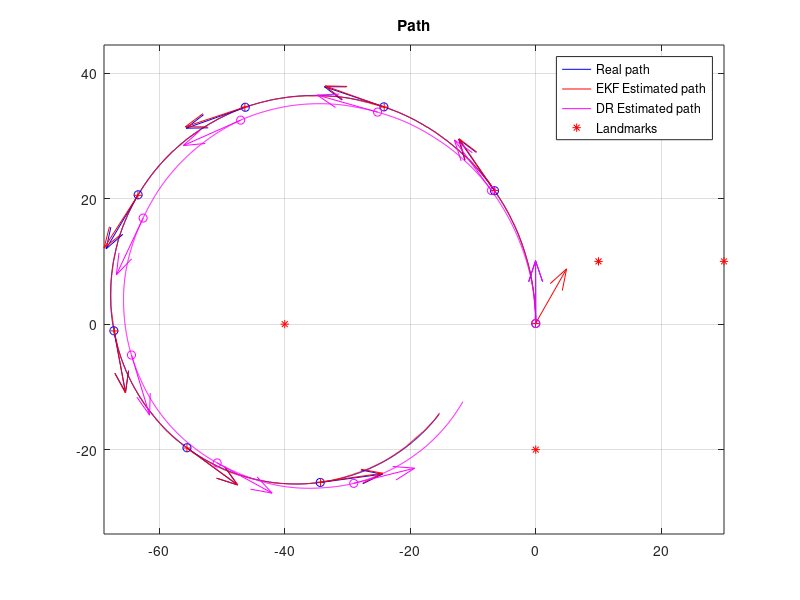
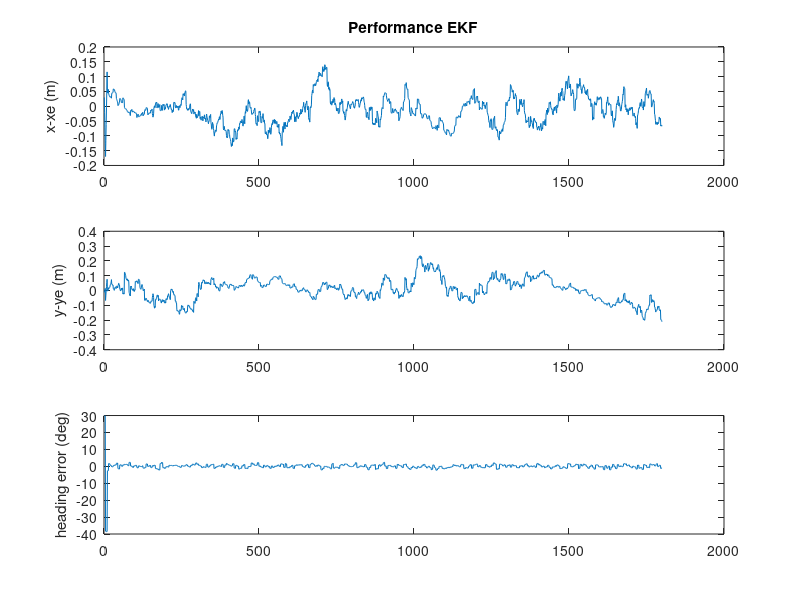
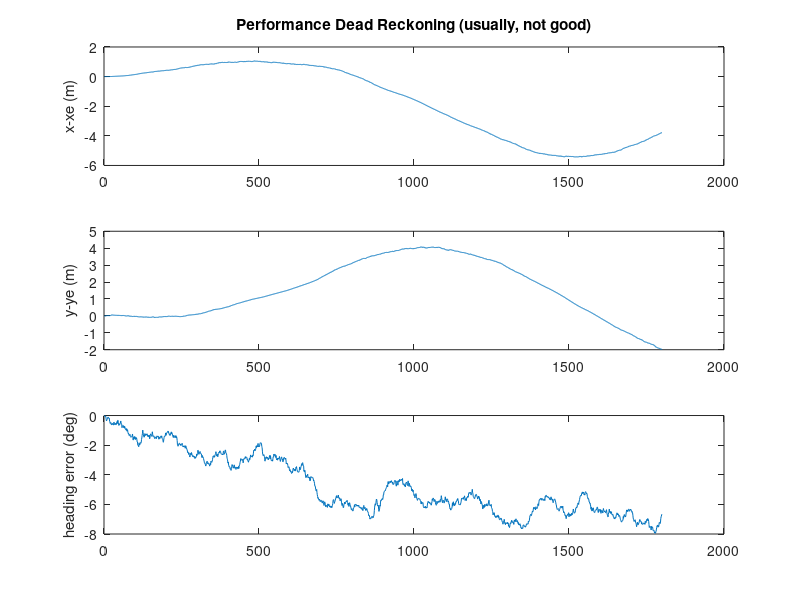

These figures' MATLAB source, in order:
%Author: <Satish Chandra Verma>
%Applying EKF for map-based robot localization
%Using a proper Q matrix, based on the assumed noise in the inputs of the process model

%Program: Solution for AAS, T1.2020, Project2.part 1 B
function main()
stdDevGyro = 2*pi/180 ;
stdDevSpeed = 0.15 ;   % We simulate a lot of error!  (very difficult case).
sdev_rangeMeasurement = 0.25 ;          % std. of noise in range measurements. 0.25m
Dt=0.05 ;                       % "sample time", 50ms
Li = 1800 ;                     % "experiment" duration, in iterations
DtObservations=0.250 ;          % laser "sample time" (for observations), 4Hz, approximately
n_usedLanmarks = 5 ;    %it must be : 0 < n_usedLanmarks <5, but you can modify the function "CreateSomeMap()" to extend it.
global NavigationMap;
NavigationMap = CreateSomeMap(n_usedLanmarks) ;  %creates a artificial map!
Xe = [ 0; 0;pi/2 ] ;
P = zeros(3,3) ;            % initial quality --> perfect (covariance =zero )
Xdr = [ 0; 0;pi/2 ] ;
Xreal_History= zeros(3,Li) ;
Xe_History= zeros(3,Li) ;
XeDR_History= zeros(3,Li) ;
Q = diag( [ (0.01)^2 ,(0.01)^2 , (1*pi/180)^2]) ;
time=0 ;
InitSimulation(stdDevSpeed,stdDevGyro,sdev_rangeMeasurement,DtObservations);
clc();
disp('Running full simulation, OFF line. Please wait...');
for i=1:Li     % loop
   % pause(0.01) ;
    time = time+Dt ;
    SimuPlatform(time,Dt);      % because NOW I do not have a real system, I simulate it.
    [Noisy_speed,Noisy_GyroZ]=GetProcessModelInputs();
    Xdr    = RunProcessModel(Xdr,Noisy_speed,Noisy_GyroZ,Dt) ;
    J = [ [1,0,-Dt*Noisy_speed*sin(Xe(3))  ]  ; [0,1,Dt*Noisy_speed*cos(Xe(3))] ;    [ 0,0,1 ] ] ;
    T=Dt;
    SDv=0.25;
    SDw= 5*pi/180;
    Fu=[T*cos(Xe(3)) 0;T*sin(Xe(3)) 0; 0 T];
    Pu=[SDv^2 0; 0 SDw^2];
    P = J*P*J'+Fu*Pu*Fu'+Q ;
    Xe    = RunProcessModel(Xe,Noisy_speed,Noisy_GyroZ,Dt) ;
    [nDetectedLandmarks,MasuredRanges,measuredAngle,IDs]=GetObservationMeasurements();
    if nDetectedLandmarks>0     % any laser data and detected landmarks?
        for u=1:nDetectedLandmarks
            ID = IDs(u);            % landmark ID?    (in "real life", this is provided by the "data association")
            eDX = (NavigationMap.landmarks(ID,1)-Xe(1)) ;      % (xu-x)
            eDY = (NavigationMap.landmarks(ID,2)-Xe(2)) ;      % (yu-y)
            eDD = sqrt( eDX*eDX + eDY*eDY ) ; %   so : sqrt( (xu-x)^2+(yu-y)^2 )
            eDD2=eDX*eDX + eDY*eDY ;
            H1 = [  -eDX/eDD , -eDY/eDD , 0 ] ;   % Jacobian of h(X); size 1x3
            H2 =[  eDY/eDD2 , -eDX/eDD2 , -1 ] ;
            H=[H1;H2];
            ExpectedRange = eDD ;   % just a coincidence: we already calculated them for the Jacobian, so I reuse i                  % Evaluate residual (innovation)  "Y-h(Xe)"

              angle_e=eDY./eDX;
              phi_02=Xe(3);
              exp_angle= atan(angle_e)-phi_02+pi/2;
            z1  = MasuredRanges(u) - ExpectedRange ;
            z2= measuredAngle(u) -exp_angle;
            z=[z1;z2];
            R1 = sdev_rangeMeasurement*sdev_rangeMeasurement*4 ;
            R2= stdDevGyro*stdDevGyro*0.45;
            R=[R1 0; 0 R2];
            S = R + H*P*H' ;
            iS=inv(S);                 % iS = inv(S) ;   % in this case S is 1x1 so inv(S) is just 1/S
            K = P*H'*iS ;           % Kalman gain
            Xe = Xe+K*z ;       % update the  expected value
            P = P-K*H*P ;       % update the Covariance % i.e. "P = P-P*H'*iS*H*P"  )
        end
    end
     Xreal_History(:,i) = GetCurrentSimulatedState() ;
     Xe_History(:,i)    = Xe ;
     XeDR_History(:,i)  = Xdr ;
end                           % end of while loop
fprintf('Done. Showing results, now..\n');
SomePlots(Xreal_History,Xe_History,XeDR_History,NavigationMap) ;
return ;
function Xnext=RunProcessModel(X,speed,GyroZ,dt)
    Xnext = X + dt*[ speed*cos(X(3)) ;  speed*sin(X(3)) ; GyroZ ] ;
return ;
function [ranges,angle,IDs] = GetMeasurementsFomNearbyLandmarks(X,map) %Changes made here

    if map.nLandmarks>0
        dx= map.landmarks(:,1) - X(1) ;
        dy= map.landmarks(:,2) - X(2) ;
        ranges = sqrt((dx.*dx + dy.*dy)) ;
        angle1=dy./dx;
        phi=X(3);
        angle= atan(angle1)-phi+pi/2;
        IDs = [1:map.nLandmarks];
    else
        IDs=[];ranges=[];angle=[];
    end
return ;%
function [speed,GyroZ] = SimuControl(X,t)
    speed = 2 ;                                         % cruise speed, 2m/s  ( v ~ 7km/h)
    GyroZ = 3*pi/180 + sin(0.1*2*pi*t/50)*.02 ;         % some crazy driver moving the steering wheel...
return ;
function map = CreateSomeMap(n_used)
    n_used = max(0,min(4,n_used));      % accepts no less than 1, no more than 4.
    landmarks = [  [ -40,0 ];[ -0,-20 ];[ 10,10 ] ;[ 30,10 ]  ] ;
    map.landmarks = landmarks(1:n_used,:) ;
    map.nLandmarks = n_used ;
return ;
function InitSimulation(stdDevSpeed,stdDevGyro,sdev_rangeMeasurement,DtObservations)
    global ContextSimulation;
    ContextSimulation.Xreal = [ 0; 0;pi/2 ] ;     % [x;y;phi]
    ContextSimulation.stdDevSpeed = stdDevSpeed;
    ContextSimulation.stdDevGyro = stdDevGyro;
    ContextSimulation.Xreal = [0;0;pi/2];
    ContextSimulation.speed=0;
    ContextSimulation.GyroZ=0;
    ContextSimulation.sdev_rangeMeasurement=sdev_rangeMeasurement;
    ContextSimulation.DtObservations=DtObservations;
    ContextSimulation.timeForNextObservation= 0;
    ContextSimulation.CurrSimulatedTime=0;
return;
function [Noisy_speed,Noisy_GyroZ]=GetProcessModelInputs()
    global ContextSimulation;
    Noisy_speed =ContextSimulation.speed+ContextSimulation.stdDevSpeed*randn(1) ;
    Noisy_GyroZ =ContextSimulation.GyroZ+ContextSimulation.stdDevGyro*randn(1);
return;
function  SimuPlatform(time,Dt)
    global ContextSimulation;
    [ContextSimulation.speed,ContextSimulation.GyroZ] = SimuControl(ContextSimulation.Xreal,time) ;      % read kinematic model inputs, ideal ones
    ContextSimulation.Xreal = RunProcessModel(ContextSimulation.Xreal,ContextSimulation.speed,ContextSimulation.GyroZ,Dt) ;
    ContextSimulation.CurrSimulatedTime = ContextSimulation.CurrSimulatedTime+Dt;
return;
function [nDetectedLandmarks,MasuredRanges,measuredAngle,IDs]=GetObservationMeasurements(map)
    global ContextSimulation NavigationMap;
    if ContextSimulation.CurrSimulatedTime<ContextSimulation.timeForNextObservation
        nDetectedLandmarks=0;
        MasuredRanges=[];
        measuredAngle=[];
        IDs=[];
        return ;
    end
    ContextSimulation.timeForNextObservation = ContextSimulation.timeForNextObservation+ContextSimulation.DtObservations;
        [RealRanges,angle,IDs] = GetMeasurementsFomNearbyLandmarks(ContextSimulation.Xreal,NavigationMap) ;
        nDetectedLandmarks = length(RealRanges) ;
        if (nDetectedLandmarks<1)       % no detected landmarks...
            MasuredRanges=[];   IDs=[];  measuredAngle=[];  return ;
        end
        noiseInMeasurements= ContextSimulation.sdev_rangeMeasurement*randn(size(RealRanges));
        noiseInangle= ContextSimulation.stdDevGyro*randn(size(angle));
        MasuredRanges = RealRanges +  noiseInMeasurements ;
        measuredAngle=angle+noiseInangle;

 return;
    function X=GetCurrentSimulatedState()
        global ContextSimulation;
        X=ContextSimulation.Xreal;
     return;
% --- This is JUST for ploting the results
function SomePlots(Xreal_History,Xe_History,Xdr_History,map)
figure(2) ; clf ; hold on ;
plot(Xreal_History(1,:),Xreal_History(2,:),'b') ;
plot(Xe_History(1,:),Xe_History(2,:),'r') ;
plot(Xdr_History(1,:),Xdr_History(2,:),'m') ;
if (map.nLandmarks>0),
    plot(map.landmarks(:,1),map.landmarks(:,2),'*r') ;
    legend({'Real path','EKF Estimated path','DR Estimated path','Landmarks'});
else
    legend({'Real path','EKF Estimated path','DR Estimated path'});
end
ii = [1:225:length(Xe_History(1,:))] ;
m=10;
quiver(Xreal_History(1,ii),Xreal_History(2,ii),m*cos(Xreal_History(3,ii)),m*sin(Xreal_History(3,ii)),'b','AutoScale','off','Marker','o' ) ;
quiver(Xe_History(1,ii),Xe_History(2,ii),m*cos(Xe_History(3,ii)),m*sin(Xe_History(3,ii)),'r','AutoScale','off','Marker','+') ;
quiver(Xdr_History(1,ii),Xdr_History(2,ii),m*cos(Xdr_History(3,ii)),m*sin(Xdr_History(3,ii)),'m','AutoScale','off','Marker','o' ) ;
axis equal ;
title('Path') ;
zoom on ; grid on; box on;
% --------- plot errors between EKF estimates and the real values
figure(3) ; clf ;
Xe=Xe_History;
subplot(311) ; plot(Xreal_History(1,:)-Xe(1,:)) ;ylabel('x-xe (m)') ;
title('Performance EKF') ;
subplot(312) ; plot(Xreal_History(2,:)-Xe(2,:)) ;ylabel('y-ye (m)') ;
subplot(313) ; plot(180/pi*(Xreal_History(3,:)-Xe(3,:))) ;ylabel('heading error (deg)') ;
figure(4) ; clf ;
Xe=Xdr_History;
subplot(311) ; plot(Xreal_History(1,:)-Xe(1,:)) ;ylabel('x-xe (m)') ;
title('Performance Dead Reckoning (usually, not good)') ;
subplot(312) ; plot(Xreal_History(2,:)-Xe(2,:)) ;ylabel('y-ye (m)') ;
subplot(313) ; plot(180/pi*(Xreal_History(3,:)-Xe(3,:))) ;ylabel('heading error (deg)') ;
Xe=[];
return ;
% -------------------------------------------------------------------------

% -------------------------------------------------------------------------
